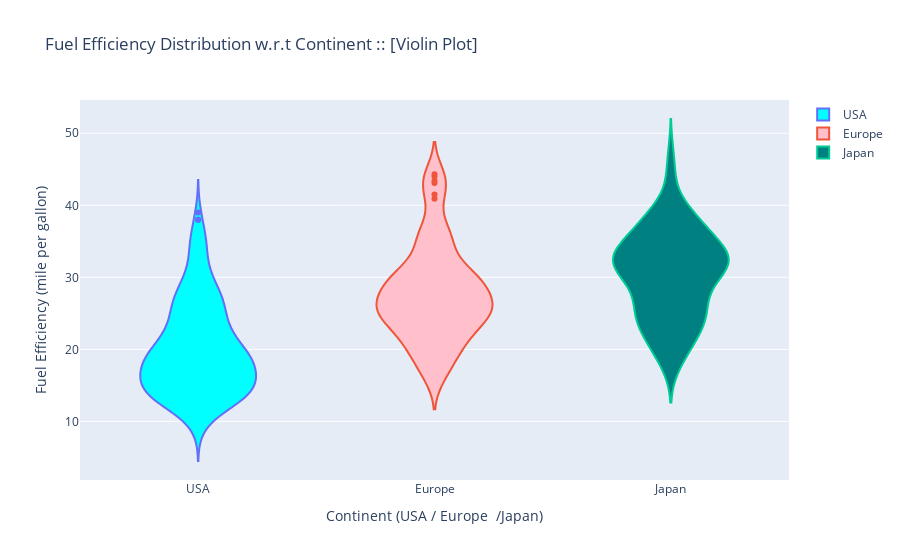

This figure's notebook cell:
### Code cell
# 2 Violin Plot 
trace1 = go.Violin( y = usa["mpg"], fillcolor="aqua", name="USA")
trace2 = go.Violin( y = europe["mpg"],fillcolor="pink", name="Europe")
trace3 = go.Violin( y = japan["mpg"],fillcolor="teal", name="Japan")

layout = go.Layout(title="Fuel Efficiency Distribution w.r.t Continent :: [Violin Plot]", 
                   yaxis=dict(title="Fuel Efficiency (mile per gallon)"), 
                   xaxis= dict(title="Continent (USA / Europe  /Japan)"))

data=[trace1, trace2, trace3]
fig = go.Figure(data = data, layout=layout)
py.iplot(fig)

### Figure 1 — Plotly figure (JSON) as saved in the notebook; plotly's stock layout.template omitted (floating-point values rounded to 4 significant figures; data arrays with more than 128 entries replaced by an {"elided": "..."} marker saying what was removed)
{"data": [{"fillcolor": "aqua", "name": "USA", "type": "violin", "y": {"elided": "249 float values"}}, {"fillcolor": "pink", "name": "Europe", "type": "violin", "y": [26, 25, 24, 25, 26, 28, 30, 30, 27, 23, 18, 22, 21, 26, 26, 26, 29, 24, 20, 19, 24, 29, 26, 26, 24, 26, 31, 25, 29, 23, 23, 22, 25, 28, 25, 27, 29, 29.5, 20, 19, 16.5, 36, 29, 30.5, 21.5, 43.1, 20.3, 17, 21.6, 16.2, 31.5, 31.9, 25.4, 27.2, 37.3, 41.5, 34.3, 44.3, 43.4, 36.4, 30, 40.9, 29.8, 35, 33, 34.5, 28.1, 30.7, 36, 44]}, {"fillcolor": "teal", "name": "Japan", "type": "violin", "y": [24, 27, 27, 25, 31, 35, 24, 19, 28, 23, 27, 20, 22, 18, 20, 31, 32, 31, 32, 24, 26, 29, 24, 24, 33, 33, 32, 28, 19, 31.5, 33.5, 26, 30, 22, 21.5, 32.8, 39.4, 36.1, 27.5, 27.2, 21.1, 23.9, 29.5, 34.1, 31.8, 38.1, 37.2, 29.8, 31.3, 37, 32.2, 46.6, 40.8, 44.6, 33.8, 32.7, 23.7, 32.4, 39.1, 35.1, 32.3, 37, 37.7, 34.1, 33.7, 32.4, 32.9, 31.6, 25.4, 24.2, 37, 31, 36, 36, 34, 38, 32, 38, 32]}], "layout": {"title": {"text": "Fuel Efficiency Distribution w.r.t Continent :: [Violin Plot]"}, "xaxis": {"title": {"text": "Continent (USA / Europe  /Japan)"}}, "yaxis": {"title": {"text": "Fuel Efficiency (mile per gallon)"}}}}
